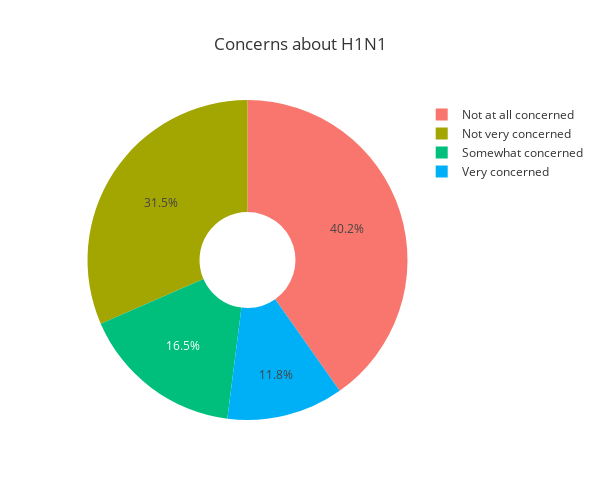

The code cell stored with this chart in its notebook:
### Code cell
# Plotting concerns about H1N1 
x_concern = df.h1n1_concern.value_counts(normalize=True)
x_concern_labels = ['Not at all concerned', 'Not very concerned', 'Somewhat concerned', 'Very concerned']

fig = px.pie(df, values=x_concern, names=x_concern_labels, title='Concerns about H1N1', template='ggplot2', hole=0.3, width=600, height=500)
fig.show()

### Figure 1 — Plotly figure (JSON) as saved in the notebook; plotly's stock layout.template omitted (floating-point values rounded to 4 significant figures)
{"data": [{"domain": {"x": [0, 1], "y": [0, 1]}, "hole": 0.3, "hovertemplate": "label=%{label}<br>value=%{value}<extra></extra>", "labels": ["Not at all concerned", "Not very concerned", "Somewhat concerned", "Very concerned"], "legendgroup": "", "name": "", "showlegend": true, "type": "pie", "values": [0.4023, 0.3152, 0.1647, 0.1178]}], "layout": {"height": 500, "legend": {"tracegroupgap": 0}, "title": {"text": "Concerns about H1N1"}, "width": 600}}
